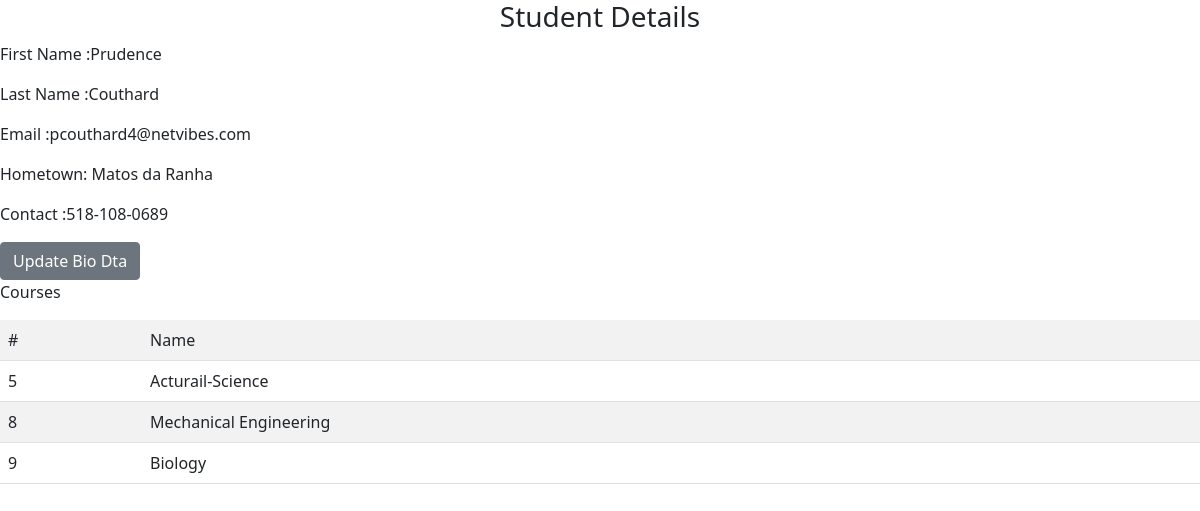
The app's page /student_details/5, older data.
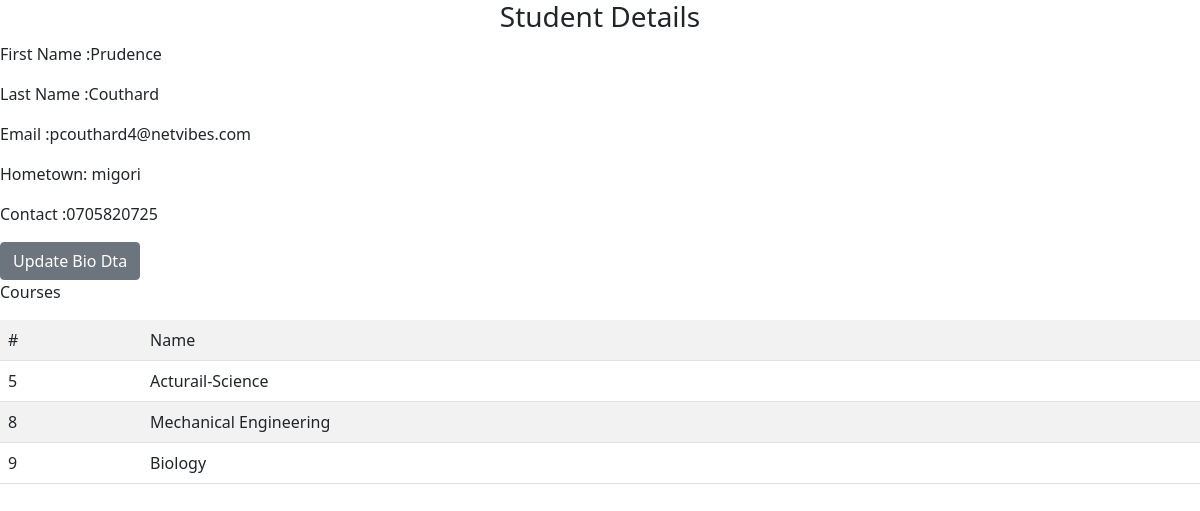
The same page, newer data.
### model.py (models this page shows, shortened)
class Student(db.Model):
    __tablename__ = 'student'
    id = db.Column(db.Integer(), primary_key=True)
    first_name = db.Column(db.String())
    last_name = db.Column(db.String())
    email = db.Column(db.String())
    courses  = db.relationship('Course', secondary=student_course, back_populates='students')
    biodata = db.relationship('BioData', back_populates = 'student', uselist=False)

class BioData(db.Model):
    __tablename__ = 'biodata'
    id = db.Column(db.Integer(), primary_key=True)
    hometown = db.Column(db.String())
    contact = db.Column(db.String())
    student_id = db.Column(db.Integer(), db.ForeignKey('student.id'))
    student = db.relationship('Student', back_populates = 'biodata', uselist=False)

class Course(db.Model):
    __tablename__ ='course'
    id =  db.Column(db.Integer(), primary_key=True)
    name = db.Column(db.String())
    students  = db.relationship('Student', secondary=student_course, back_populates='courses')

### app.py (the view)
@app.route('/student_details/<int:id>')
def student_details(id):
    student = Student.query.filter_by(id=id).first()
    return render_template('student-details.html',student=student)

### templates/student-details.html
{% extends 'base.html' %}
{% block main %}
<h3 class="text-center">Student Details</h3>
<p> First Name :{{student.first_name}}</p>
<p> Last Name :{{student.last_name}}</p>
<p> Email :{{student.email}}</p>
<p>Hometown: {{student.biodata.hometown}}</p>
<p>Contact :{{student.biodata.contact}}</p>
<a href="{{url_for("update_bio_data", id=student.biodata.id)}}" class="btn btn-secondary"> Update Bio Dta</a>
{% if student.courses %}
<p>Courses</p>
<table class="table table-striped">
    <tr>
        <td>#</td>
        <td>Name</td>
    </tr>
    {% for course in student.courses  %}
    <tr>
        <td>{{course.id}}</td>
        <td>{{course.name}}</td>
    </tr>
    {% endfor %}
</table>
{% else %}
<p>Student Has not Nrolled for any course</p>
{% endif %}
{% endblock main %}

### templates/base.html (shortened to what this page needs)
<!DOCTYPE html>
<html lang="en">
<head>
    <link href="https://cdn.jsdelivr.net/npm/bootstrap@5.0.2/dist/css/bootstrap.min.css" rel="stylesheet">
</head>
<body>
{% block main %}
{% endblock main %}
    <body>
    </html>

Row changes from the older to the newer data that the page shows:
changed BioData: biodata.hometown "Matos da Ranha" → "migori"; biodata.contact "518-108-0689" → "0705820725"
